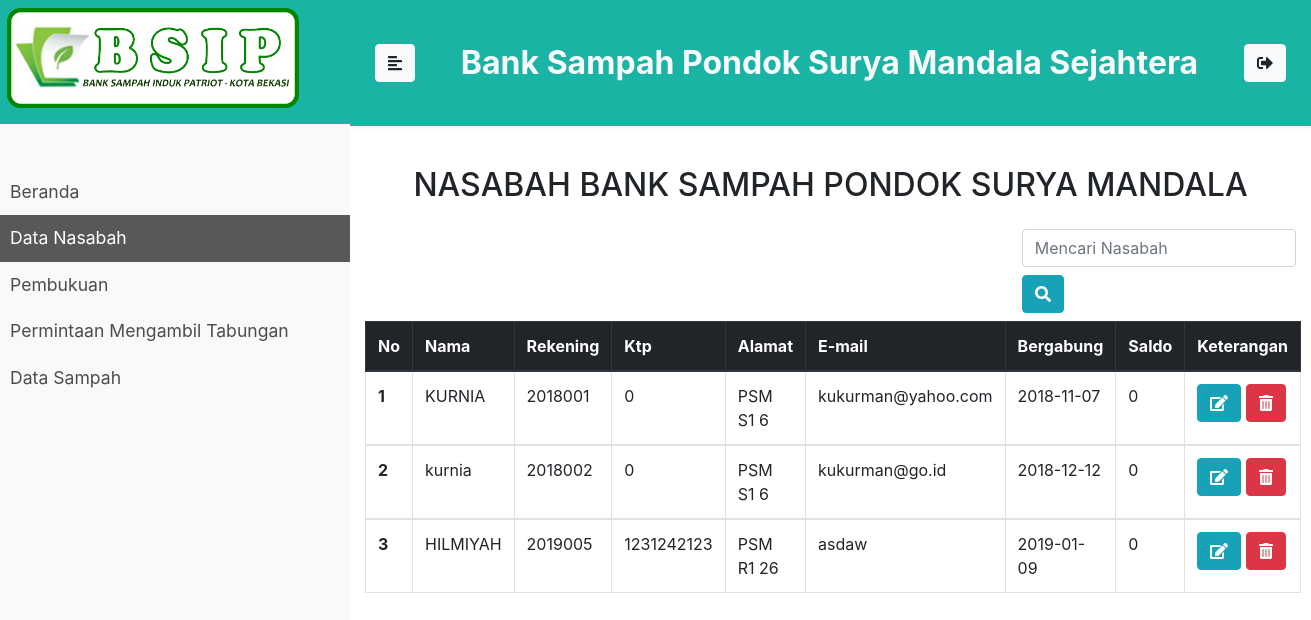
The page /admin/nasabah_admin.php (signed in) on the database its author committed.
### tables this page shows
CREATE TABLE `nasabah` (
  `id_nasabah` int(11) NOT NULL,
  `nama` varchar(35) NOT NULL,
  `rek` varchar(11) NOT NULL,
  `noktp` int(30) NOT NULL,
  `username` varchar(25) NOT NULL,
  `email` varchar(35) NOT NULL,
  `tmpt` varchar(25) NOT NULL,
  `tgll` date NOT NULL,
  `alamat` varchar(50) NOT NULL,
  `pass` varchar(20) NOT NULL,
  `nohp` int(15) NOT NULL,
  `bergabung` date NOT NULL,
  `saldo` int(11) NOT NULL
);

### config/db.php (called while the page is built)
<?php
	$conn = mysqli_connect("localhost","root","","bank_sampah");
function query($query){
	global $conn;
	$result = mysqli_query($conn, $query);
	$rows = [];
	while ($row = mysqli_fetch_assoc($result)) {
		$rows[] = $row;
	}
	return $rows;
}
?>

### admin/nasabah_admin.php (the view, shortened to what this page needs)
<?php
$tampil = query("SELECT * FROM nasabah");
?>
<!DOCTYPE html>
<html>
<head>
    <link rel="stylesheet" href="../css/bootstrap.min.css">
    <link rel="stylesheet" href="../css/style3.css">
    <link rel="stylesheet" href="../css/jquery.mCustomScrollbar.min.css">
</head>
<body>
    <div class="wrapper">
        <nav id="sidebar">
            <div class="sidebar-header">
                <h3><a href="index2.php"><img src="../img/bsip3.png" height="100px"></a></h3>
              </div>
             <ul class="list-unstyled components">
                <li>
                    <a href="index2.php">Beranda</a>
                </li>
                <li  class="active">
                    <a href="nasabah_admin.php">Data Nasabah</a>
                </li>
                <li>
                    <a href="pembukuan_admin.php">Pembukuan</a>
                </li>
                <li>
                    <a href="Konfrimasi_pengambilan.php">Permintaan Mengambil Tabungan</a>
                </li>
                <li>
                    <a href="data_sampah.php">Data Sampah</a>
                </li>
            </ul>
        </nav>
        <div id="content">
            <nav class="navbar navbar-expand-lg" style="padding: 36px 10px;">
                <div class="container-fluid">
                    <button type="button" id="sidebarCollapse" class="btn btn-light">
                        <i class="fas fa-align-left"></i>
                    </button>
                     <h2 class="font-weight-bold pt-2 text-light">Bank Sampah Pondok Surya Mandala Sejahtera</h2>
                    <div id="navbarSupportedContent">
                        <ul class="nav navbar-nav ml-auto">
                            <li class="nav-item active" >
                                <button class="btn btn-light">
                                    <a href="logout.php" title="Log Out">
                                    <i class="fas fa-sign-out-alt"></i>
                                    </a>
                                </button>
                            </li>
                        </ul>
                    </div>
                </div>
            </nav>
<div class="container-fluid">
<h2 class="text-center pb-3">NASABAH BANK SAMPAH PONDOK SURYA MANDALA</h2>
<div class="row">
    <form class="form-inline col-4 ml-auto" method="post">
    <div class="form-group mx-sm-3 mb-2 ml-auto">
    <input type="text" class="form-control" id="inputPassword2" name="keyword" placeholder="Mencari Nasabah" autofocus autocomplete="off">
  </div>
     <button class="btn btn-info mx-sm-3 mb-2" name="search_nasabah" type="submit"><i class="fa fa-search"></i></button>
    </form>
</div>
<table class="table table-bordered table-hover table-md mr-5">
  <thead class="thead-dark">
    <tr>
      <th scope="col">No</th>
      <th scope="col">Nama</th>
      <th scope="col">Rekening</th>
      <th scope="col">Ktp</th>
      <th scope="col">Alamat</th>
      <th>E-mail</th>
      <th scope="col">Bergabung</th>
      <th scope="col">Saldo</th>
      <th scope="col">Keterangan</th>
    </tr>
  </thead>
      <?php $i = 1; ?>
    <?php foreach ($tampil as $row) : ?>
  <tbody>
    <tr class="mx-auto">
      <th scope="row"><?= $i; ?></th>
      <td><?= $row["nama"];?></td>
      <td><?= $row["rek"];?></td>
      <td><?= $row["noktp"]?></td>
      <td><?= $row["alamat"];?></td>
      <td><?= $row["email"];?></td>
      <td><?= $row["bergabung"];?></td>
      <td><?= $row["saldo"];?>  </td>
      <td>
        <a href="edit_nasabah.php?id_nasabah=<?= $row["id_nasabah"];?>"><button class="btn btn-info"><i class="fa fa-edit"></i></button></a>
        <a href="del_nasabah.php?id_nasabah=<?= $row["id_nasabah"]?>"><button class="btn btn-danger" onclick="return confirm('Apakah anda yakin ingin menghapus data ini?');"><i class="fa fa-trash-alt"></i></button></a></td>
    </tr>
  </tbody>
  <?php $i++; ?>
<?php endforeach; ?>
</table>
</div>
</body>
</html>

### css/style3.css (style rules this page uses)
body { font-family: 'Poppins', sans-serif; background: #e9eaee; }
a, a:hover, a:focus { color: inherit; text-decoration: none; transition: all 0.3s; }
.navbar { padding: 9px 10px; background: #19b4a4; border: none; border-radius: 0; margin-bottom: 40px; box-shadow: 1px 1px 3px rgba(0, 0, 0, 0.1); }
.wrapper { display: flex; width: 100%; }
#sidebar { width: 350px; position: fixed; top: 0; left: 0; height: 100vh; z-index: 999; background: #f9f9f9; color: #4c4c4c; transition: all 0.3s; }
#sidebar .sidebar-header { padding: 8px 7px; margin-bottom: 25px; background: #19b4a4; }
#sidebar ul.components { padding: 20px 0; border-bottom: 1px solid #f9f9f9; }
#sidebar ul li a { padding: 10px; font-size: 1.1em; display: block; }
#sidebar ul li.active>a, a[aria-expanded="true"] { color: #fff; background: #585858; }
#content { width: calc(100% - 350px); padding: 0px; min-height: 100vh; transition: all 0.3s; position: absolute; top: 0; right: 0; }

### rows shown on the page
nasabah: nama "KURNIA", rek "2018001", noktp "0", alamat "PSM S1 6", email "kukurman@yahoo.com", bergabung "2018-11-07", saldo "0"
nasabah: nama "kurnia", rek "2018002", noktp "0", alamat "PSM S1 6", email "kukurman@go.id", bergabung "2018-12-12", saldo "0"
nasabah: nama "HILMIYAH", rek "2019005", noktp "1231242123", alamat "PSM R1 26", email "asdaw", bergabung "2019-01-09", saldo "0"
